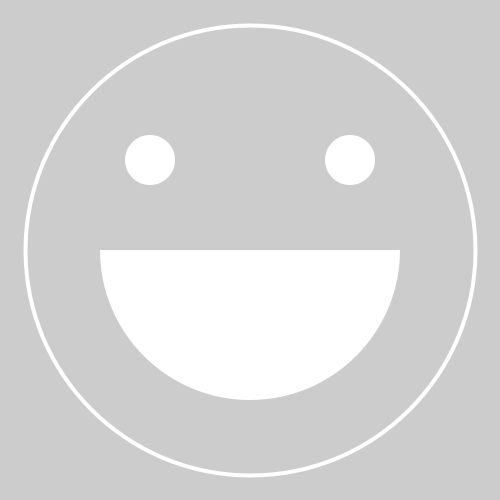
Frame 1 (no input)
Frame 60 (the mouse pressed at the canvas centre just before this capture): identical to frame 1, image omitted
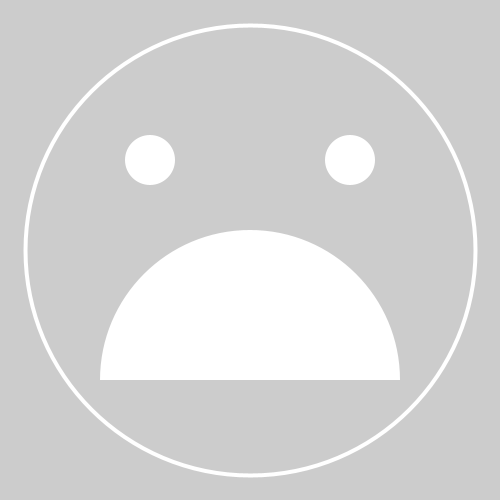
Frame 120 (the mouse held since frame 60 and released just before this capture)

The Processing sketch that drew these frames (run headless with seeded random() and noise(); from frame 60 on, the mouse is pressed at the canvas centre):

// Processing sketch: Smiley_NotSmiley
// ── Smiley_NotSmiley.pde
void setup() {
  size(500, 500);
}
void draw() {

  background(204);
  
  stroke(255);
  strokeWeight(4);
  noFill();
  ellipse(width/2,height/2,450,450);
  
  
  noStroke();
  fill (255);
  ellipse (350, 160, 50, 50);
  ellipse (150, 160, 50, 50);
  if (mouseY < height/2) {
    fill(255);
    arc(250, 250, 300, 300, 0, PI);
  } else {
    fill(255);
    arc(250, 380, 300, 300, -PI, 0);
  }
}
